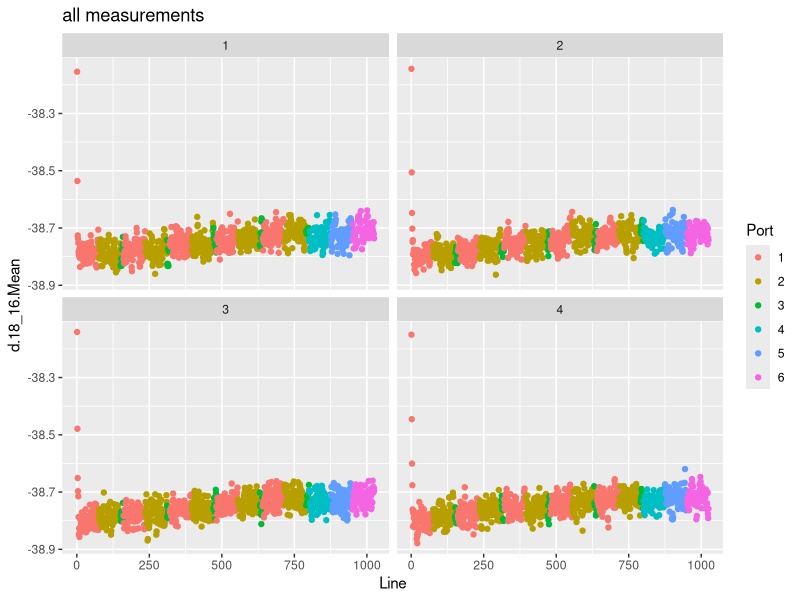
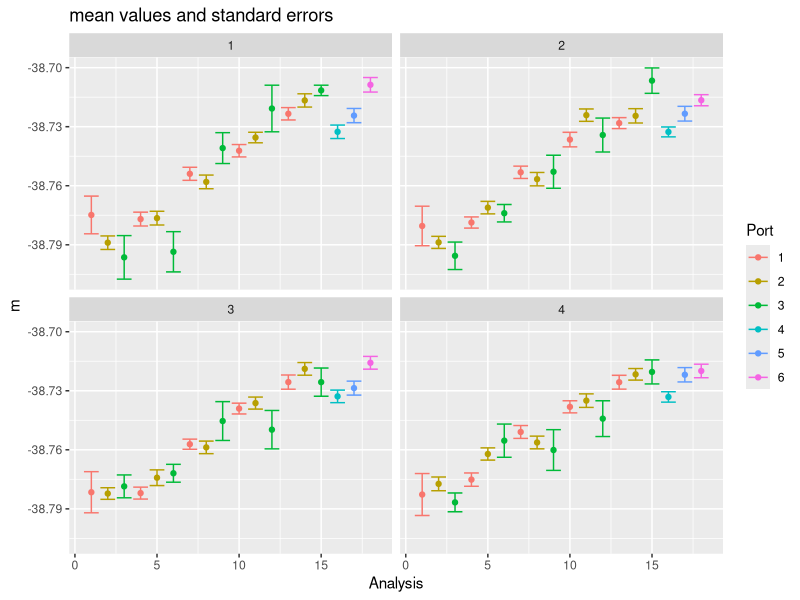
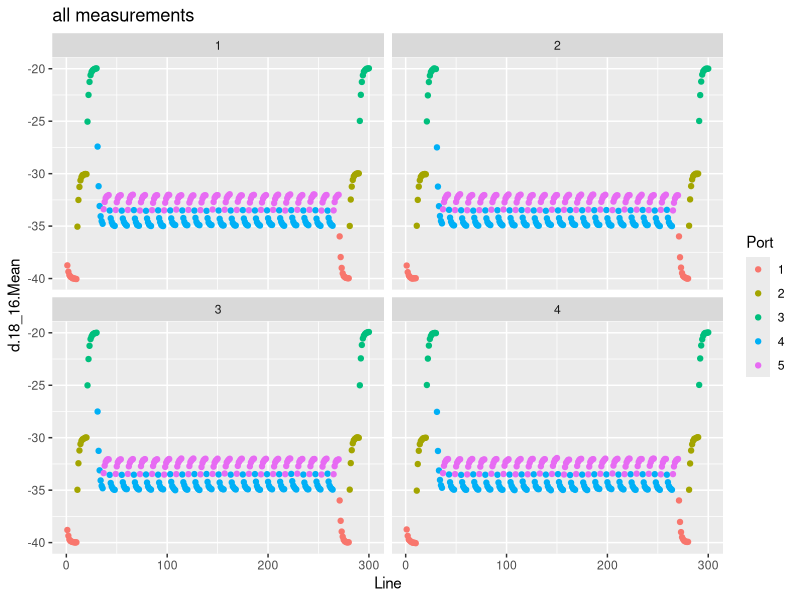
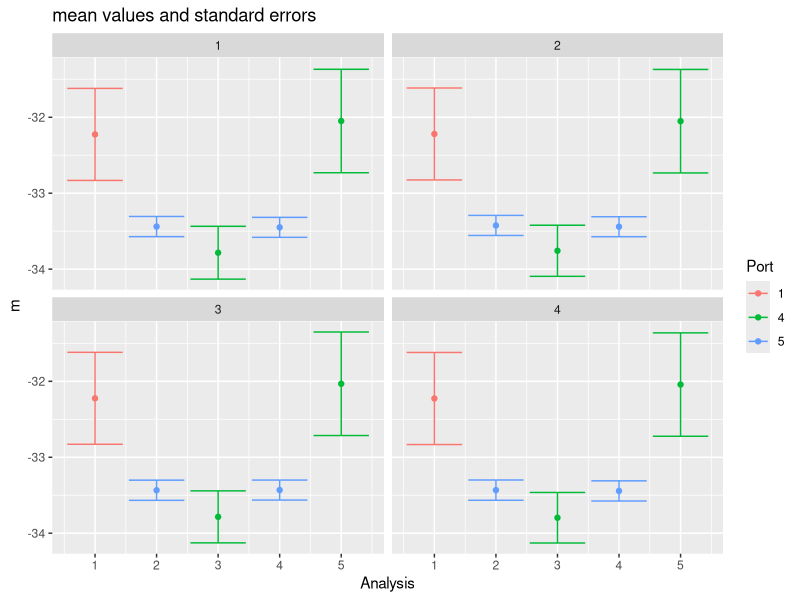

R code for these plots, in order:
## Aim: Simulate the measurement process
## Status/belongs to: Isotope lab/ PaleoEis Group



library(tidyverse)

#Define the machine characteristics (to be determined from experiments)
SD.MACHINE     <- 0.025 #standard deviation of random measurement error assumed to be iid and gaussian [Value from PICARRO]
DRIFT.MACHINE  <- 0.2 / 24 / 30 #linear Drift in permille per hour, estimate by hand from the experiment [Value from PICARRO would be 0.2 permille per 24h = 0.2/24]
MEMORY.MACHINE <- 0.5 #Memory coefficient of the machine

DRIFT.VIAL     <- 0.02 / 100 #Linear Drift in permille per hour and per hole in the Septum

#Holes in the vial are modeled that an untouched vial will first get one hole... and than just an incremental increase of the hole size
DHOLE.VIAL     <- 0.0 #Not every injection will create a new hole; this coefficient determines the increase of the Septum holes per injection
DWATER.INJECTION <- 1.9/1000 #Injection volume in ml

TIME.INJECTION <- 9 #Time per injection in minutes


##' @title Simple simulation of assumed PICARRO measurement process
##' @param vial dataframe with columns d18O (in permille),water.volume (in ml),holes (#holes in the septum)
##' @param sequence vector giving the sequence of the measurements
##' @param names vector with the same length as sequence, providing names for the blocks; not used in the simulation but gets output in Analysis
##' @param d18O.machine Initial d18O (permille) in the machine... needed for the drift
##' @return data.frame  with columns "Line","Analysis","Port","d.18_16.Mean"
##' @author Thomas Laepple 
simulate <- function(vial, sequence, names, d18O.machine = -37.5)
{
    ##Initial values
    runtime.minutes <- 0
    
    ##Predefine an empty dataframe as output...
    output <- matrix(NA,length(sequence),4)
    colnames(output) <- c("Line","Analysis","Port","d.18_16.Mean")
    output <- as.data.frame(output)

    ##Run the simulation
    ##i.step = injection step
    for (i.step in 1:length(sequence))
    {
        runtime.minutes = runtime.minutes + TIME.INJECTION


        ##Every timestep, all vials drift proportional to the number of holes and the time passed (in hours)
        vial$d18O<-vial$d18O + vial$holes*DRIFT.VIAL*TIME.INJECTION/60
        

        
        ##Choose the vial for sampling
        i.vial <- sequence[i.step]

        ##remove water from the vial 
        vial$water.volume[i.vial] <- vial$water.volume[i.vial]-DWATER.INJECTION


        ##Put / increase hole in the septum
        if (vial$holes[i.vial]==0)
        {
            vial$holes[i.vial]=1
        } else vial$holes[i.vial]=vial$holes[i.vial]+DHOLE.VIAL

       
        
        ##perform the measurement of d18O
        measured <- vial$d18O[i.vial] + rnorm(1,sd=SD.MACHINE) + DRIFT.MACHINE*(runtime.minutes/60) - (vial$d18O[i.vial]-d18O.machine) * MEMORY.MACHINE


        d18O.machine <- measured

        ##Save the output
        output$Line[i.step]<-i.step
        output$Analysis[i.step]<-names[i.step]
        output$Port[i.step]<-paste(i.vial)
        output$d.18_16.Mean[i.step]<-measured
    }

return(output)
}



#Define what is initially in the vials; here we use 6 vials with standards
vial<-data.frame(d18O=c(-38.8,-38.8,-38.8,-38.8,-38.8,-38.8),water.volume=c(1.6,1.6,1.6,1.6,1.6,1.6),holes=c(0,0,0,0,0,0))

##Define the sequence of the measurements... blocks are just used to simplify the construction; block1 is the repeating 75,75,10 injections; block2 three untouched vials at the end to separate the instrument from the vial drift

block1 <-  c(rep(1,75),rep(2,75),rep(3,10))
block2 <-  c(rep(4,75),rep(5,75),rep(6,75))
sequence <- c(block1,block1,block1,block1,block1,block2)

#Arbitary naming of blocks that is later used to average the blocks
names <- (c(block1,block1+3,block1+6,block1+9,block1+12,block2+12))

experiments <- data.frame(Replicate = 1:4)

runs <- experiments %>% group_by(Replicate) %>% do({simulate(vial,sequence,names)})


##Basic plots and analyses using tidyR / ggplot

ggplot(runs, aes(x=Line,y=d.18_16.Mean,colour=Port)) +  geom_point()  + ggtitle("all measurements") + facet_wrap(~Replicate)
meanvals <- runs %>% group_by(Analysis,Replicate) %>% summarize(m=mean(d.18_16.Mean),n=n(),se=sd(d.18_16.Mean)/sqrt(n),Port=Port[1])
meanvals %>% ggplot( aes(x=Analysis,y=m,colour=Port)) +  geom_point() + geom_errorbar(aes(ymin=m-se,ymax=m+se)) +  ggtitle("mean values and standard errors")  + facet_wrap(~Replicate)



#### Experiment 2:


#Define what is initially in the vials; here we use 6 vials with standards
vial<-data.frame(d18O=c(-40,-30,-20,-35,-32),water.volume=c(1.6,1.6,1.6,1.6,1.6),holes=c(0,0,0,0,0))

##Define the sequence of the measurements... blocks are just used to simplify the construction; block1 is the repeating 75,75,10 injections; block2 three untouched vials at the end to separate the instrument from the vial drift

calibBlock <-  c(rep(1,10),rep(2,10),rep(3,10))
middleBlock <-     c(rep(4,6),rep(5,6))
sequence <- c(calibBlock,rep(middleBlock,20),calibBlock)

#Arbitary naming of blocks that is later used to average the blocks
names.vial <- seq(sequence)

experiments <- data.frame(Replicate = 1:4)

runs <- experiments %>% group_by(Replicate) %>% do({simulate(vial,sequence,names)})


##Basic plots and analyses using tidyR / ggplot

ggplot(runs, aes(x=Line,y=d.18_16.Mean,colour=Port)) +  geom_point()  + ggtitle("all measurements") + facet_wrap(~Replicate)
meanvals <- runs %>% group_by(Analysis,Replicate) %>% summarize(m=mean(d.18_16.Mean),n=n(),se=sd(d.18_16.Mean)/sqrt(n),Port=Port[1])
meanvals %>% ggplot( aes(x=Analysis,y=m,colour=Port)) +  geom_point() + geom_errorbar(aes(ymin=m-se,ymax=m+se)) +  ggtitle("mean values and standard errors")  + facet_wrap(~Replicate)









